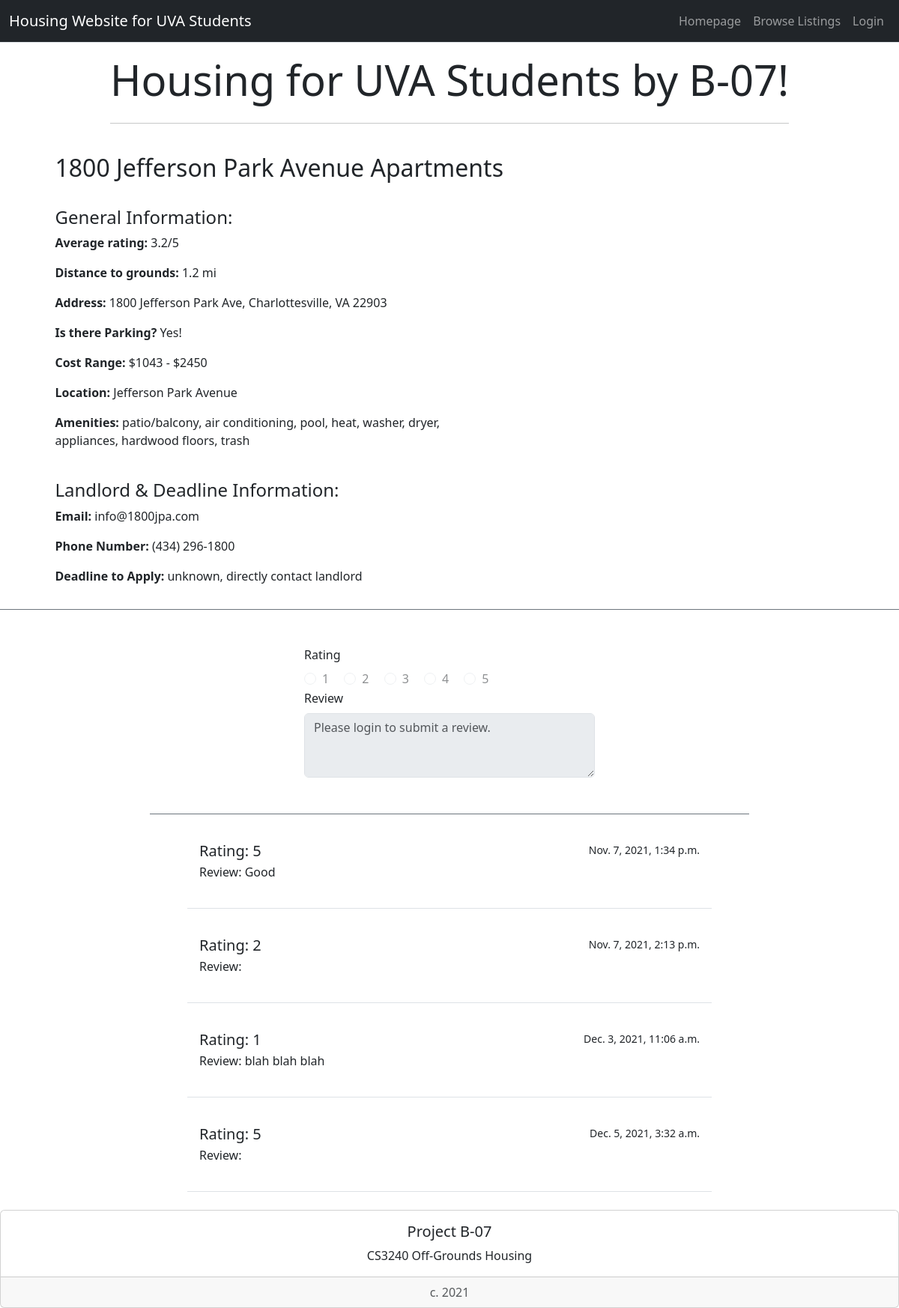
/housing/6/, run on the app's committed database.
### housing/models.py (models this page shows, shortened)
class StudentHousing(models.Model):
    name = models.CharField(max_length=200)
    distToGrounds = models.FloatField(default=0)
    parking = models.BooleanField()
    minCost = models.IntegerField(default=0)
    maxCost = models.IntegerField(default=0)
    location = models.TextField(max_length=200, null=True)
    landlordEmail = models.CharField(max_length=200, null=True)
    landlordPhone = models.CharField(max_length=200, null=True)
    amenities = models.TextField(max_length=200, null=True)
    deadline = models.CharField(max_length=200, null=True)
    averageRating = models.FloatField(default=0)
    address = models.TextField(max_length=200, null=True)
    image = models.ImageField(blank=True, null=True) #makes it optional to include an image
    lat = models.FloatField(blank=True, null=True) #leave blank
    long = models.FloatField(blank=True, null=True) #leave blank

class Review(models.Model):
    house = models.ForeignKey(StudentHousing, on_delete=models.CASCADE)
    rating = models.IntegerField(default=0)
    comment = models.TextField(max_length=200, default="")
    pub_date = models.DateTimeField('date published')

### housing/views.py (the view)
# urls.py: path('<int:pk>/', views.DetailView.as_view(), name='detail'),
class DetailView(generic.DetailView):
    model = StudentHousing
    template_name = 'housing/studentHousingOption.html'
    def get_queryset(self):
        return StudentHousing.objects

### housing/templates/housing/studentHousingOption.html (shortened to what this page needs)
<!doctype html>
<link href='https://api.mapbox.com/mapbox-gl-js/v2.3.1/mapbox-gl.css' rel='stylesheet' /> {% load bootstrap5 %} {% bootstrap_css %} {% bootstrap_javascript %} {% load socialaccount %}
<nav class="navbar navbar-expand-lg navbar-dark bg-dark border-bottom box-shadow mb-3">
    <div class="container-fluid">
        <a class="navbar-brand">Housing Website for UVA Students</a>
        <div class="collapse navbar-collapse justify-content-end" id="navbarNav">
            <ul class="navbar-nav">
                <li class="nav-item">
                    <a class="nav-link" href="{% url 'index' %}">Homepage</a>
                </li>
                <li class="nav-item">
                    <a class="nav-link" href="{% url 'housing:studentHousingList' %}">Browse Listings</a>
                </li>
                {% if user.is_authenticated %}
                <li class="nav-item dropdown">
                    <a class="nav-link dropdown-toggle" data-bs-toggle="dropdown" href="#" role="button" id="dropdownMenuLink" aria-haspopup="true" aria-expanded="false">Account</a>
                    <div class="dropdown-menu" aria-labelledby="dropdownMenuLink">
                        <a class="dropdown-item nav-link" style="color:black;" href="{% url 'housing:profile' %}">Profile</a>
                        <a class="dropdown-item nav-link" style="color:black;" href="{% url 'housing:review_list' %}">Manage comments</a>
                    </div>
                </li>
                <li class="nav-item">
                    <a class="nav-link" href="{% url 'housing:submission' %}">Suggest a Listing</a>
                </li>
                <li class="nav-item">
                    <a class="nav-link" href="{% url 'housing:logout' %}">Logout</a>
                </li>
                {% else %}
                <li class="nav-item">
                    <a class="nav-link" href="{% provider_login_url 'google' %}">Login</a>
                </li>
                {% endif %}
            </ul>
        </div>
    </div>
</nav>
<div class="container">
    <div class="col d-flex justify-content-center">
        <div class="jumbotron">
            <h1 class="display-4">Housing for UVA Students by B-07!</h1>
            <hr class="my-4">
        </div>
    </div>
</div>
{% if studenthousing %}
    <div class="row border-bottom border-secondary">
        <div class="col-sm-7">
             <div class="offset-sm-1">
                <div class="card border-0">
                    <div class="card-body">
                        <h2>{{ studenthousing.name }}</h2>
                        <br>
                        <h4>General Information:</h4>
                        {% if studenthousing.averageRating == 0.0 %}
                            <p class='card-text'><b>Average rating: </b>No ratings yet</p>
                        {% else %}
                            <p class='card-text'><b>Average rating: </b>{{ studenthousing.averageRating }}/5</p>
                        {% endif %}
                        <p class='card-text'><b>Distance to grounds:</b> {{ studenthousing.distToGrounds }} mi</p>
                        <p class='card-text'><b>Address: </b>{{ studenthousing.address }}</p>
                        {% if studenthousing.parking == True %}
                            <p class='card-text'><b>Is there Parking? </b> Yes!</p>
                        {% else %}
                            <p class='card-text'><b>Is there Parking? </b> No</p>
                        {% endif %}
                        <p class='card-text'><b>Cost Range: </b>${{ studenthousing.minCost }} - ${{ studenthousing.maxCost }}</p>
                        <p class='card-text'><b>Location: </b>{{ studenthousing.location }}</p>
                        <p class='card-text'><b>Amenities: </b>{{ studenthousing.amenities }}</p>
                        <br>
                        <h4>Landlord & Deadline Information:</h4>
                        <p class='card-text'><b>Email: </b>{{ studenthousing.landlordEmail }}</p>
                        <p class='card-text'><b>Phone Number: </b>{{ studenthousing.landlordPhone }}</p>
                        <p class='card-text'><b>Deadline to Apply: </b>{{ studenthousing.deadline }}</p>
                    </div>
                </div>
            </div>
        </div>
        <div class="col-sm-5">
            <div class="col-sm-11">
                <div class="card border-0">
                    <div class="card-body">
                        <br><br><br>
                        <div id='map' style='width: 500px; height: 400px; margin: auto'></div>
                    </div>
                </div>
            </div>
        </div>
    </div>
{% else %}
<p>No housing details are available.</p>
{% endif %}<br>
<div class="container col-md-8 offset-md-2 border-secondary border-bottom"><br>
<form action="{% url 'housing:review_submit' studenthousing.id %}" method="post">
    {% if user.is_authenticated %}
    <label for="FieldSet1" class="form-label col-md-6 offset-md-3">Rating</label>
    <fieldset id="FieldSet1" class="col-md-6 offset-md-3">
        <div class="form-check form-check-inline">
            <input class="form-check-input" type="radio" name="rating" id="inlineRadio1" value="1">
            <label class="form-check-label" for="inlineRadio1">1</label>
        </div>
        <div class="form-check form-check-inline">
            <input class="form-check-input" type="radio" name="rating" id="inlineRadio2" value="2">
            <label class="form-check-label" for="inlineRadio2">2</label>
        </div>
        <div class="form-check form-check-inline">
            <input class="form-check-input" type="radio" name="rating" id="inlineRadio3" value="3">
            <label class="form-check-label" for="inlineRadio3">3</label>
        </div>
        <div class="form-check form-check-inline">
            <input class="form-check-input" type="radio" name="rating" id="inlineRadio4" value="4">
            <label class="form-check-label" for="inlineRadio4">4</label>
        </div>
        <div class="form-check form-check-inline">
            <input class="form-check-input" type="radio" name="rating" id="inlineRadio5" value="5">
            <label class="form-check-label" for="inlineRadio5">5</label>
        </div>
    </fieldset>
    <div class="col-md-6 offset-md-3">
        <label for="Textarea1" class="form-label">Review</label>
        <textarea class="form-control w-100" id="Textarea1" name="comment" rows="3" placeholder="Please write your comment here."></textarea>
        <br>
        <button class="btn btn-primary offset-md-5" type="submit">Submit</button>
    </div><br> {% else %}
    <label for="FieldSet2" class="form-label col-md-6 offset-md-3">Rating</label>
    <fieldset id="FieldSet2" class="col-md-6 offset-md-3">
        <div class="form-check form-check-inline">
            <input class="form-check-input" type="radio" name="Rating" id="inlineRadio6" value=1 disabled>
            <label class="form-check-label" for="inlineRadio6">1</label>
        </div>
        <div class="form-check form-check-inline">
            <input class="form-check-input" type="radio" name="Rating" id="inlineRadio7" value=2 disabled>
            <label class="form-check-label" for="inlineRadio7">2</label>
        </div>
        <div class="form-check form-check-inline">
            <input class="form-check-input" type="radio" name="Rating" id="inlineRadio8" value=3 disabled>
            <label class="form-check-label" for="inlineRadio8">3</label>
        </div>
        <div class="form-check form-check-inline">
            <input class="form-check-input" type="radio" name="Rating" id="inlineRadio9" value=4 disabled>
            <label class="form-check-label" for="inlineRadio9">4</label>
        </div>
        <div class="form-check form-check-inline">
            <input class="form-check-input" type="radio" name="Rating" id="inlineRadio10" value=5 disabled>
            <label class="form-check-label" for="inlineRadio10">5</label>
        </div>
    </fieldset>
    <div class="col-md-6 offset-md-3">
        <label for="Textarea2" class="form-label">Review</label>
        <textarea class="form-control" id="Textarea2" name="comment" rows="3" placeholder="Please login to submit a review." disabled></textarea>
    </div><br>
    {% endif %}
</form><br>
</div><br>
<div class="list-group list-group-flush">
    {% for review in studenthousing.review_set.all %}
    <div class="list-group-item" style="margin-left: 250px; margin-right: 250px; margin-top: 5px;">
        <div class="d-flex w-100 justify-content-between">
            <h5 class="mb-1">Rating: {{review.rating}}</h5>
            <small>{{review.pub_date}}</small>
        </div>
        <p class="mb-1">Review: {{review.comment}}<br><br></p>
    </div><br> {% endfor %}
</div>
<div style="bottom:0; width:100%" class="card text-center">
    <div class="card-body">
        <h5 class="card-title">Project B-07</h5>
        <p class="card-text">CS3240 Off-Grounds Housing</p>
    </div>
    <div class="card-footer text-muted">
        c. 2021
    </div>
</div>

### data on the page
StudentHousing: name "1800 Jefferson Park Avenue Apartments", averageRating "3.2", distToGrounds "1.2", address "1800 Jefferson Park Ave, Charlottesville, VA 22903", minCost "1043", maxCost "2450", location "Jefferson Park Avenue", amenities "patio/balcony, air conditioning, pool, heat, washer, dryer, appliances, hardwood floors, trash", landlordEmail "info@1800jpa.com", landlordPhone "(434) 296-1800", deadline "unknown, directly contact landlord"
Review: rating "5", pub_date "Nov. 7, 2021, 1:34 p.m.", comment "Good"
Review: rating "2", pub_date "Nov. 7, 2021, 2:13 p.m."
Review: rating "1", pub_date "Dec. 3, 2021, 11:06 a.m.", comment "blah blah blah"
Review: rating "5", pub_date "Dec. 5, 2021, 3:32 a.m."
